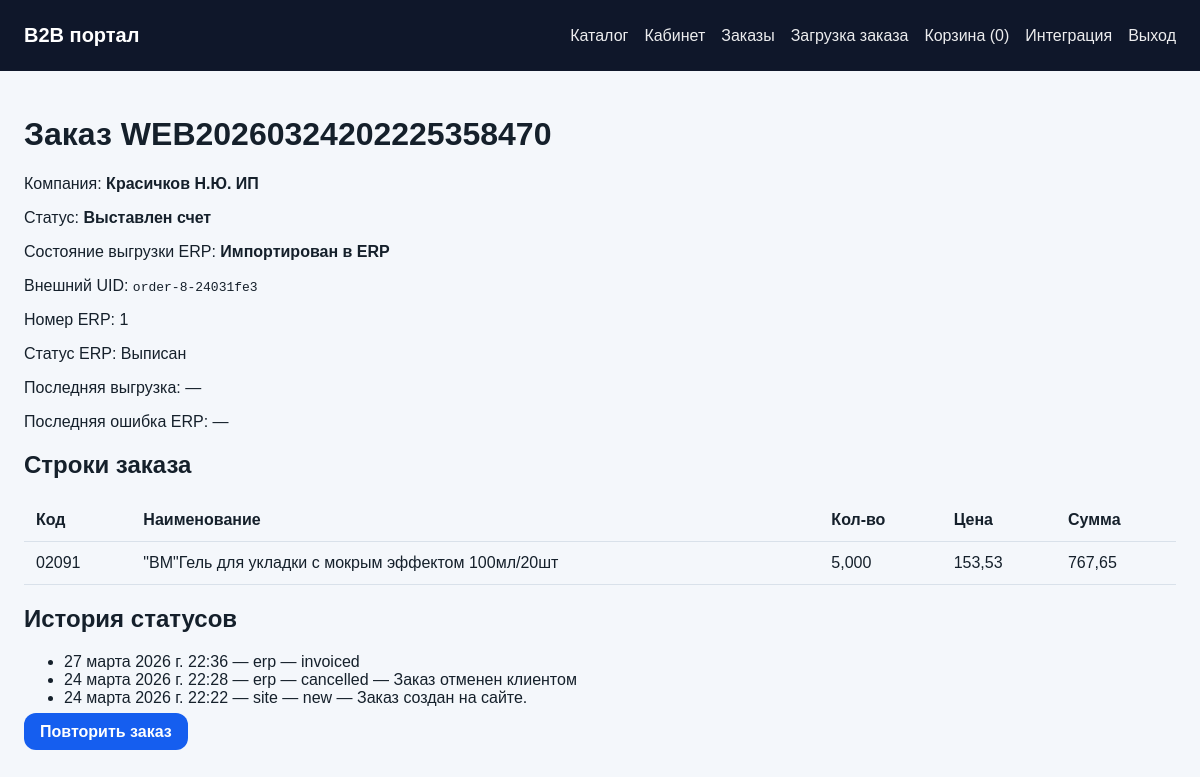
Page /orders/8/ (signed in) on the earlier database version.
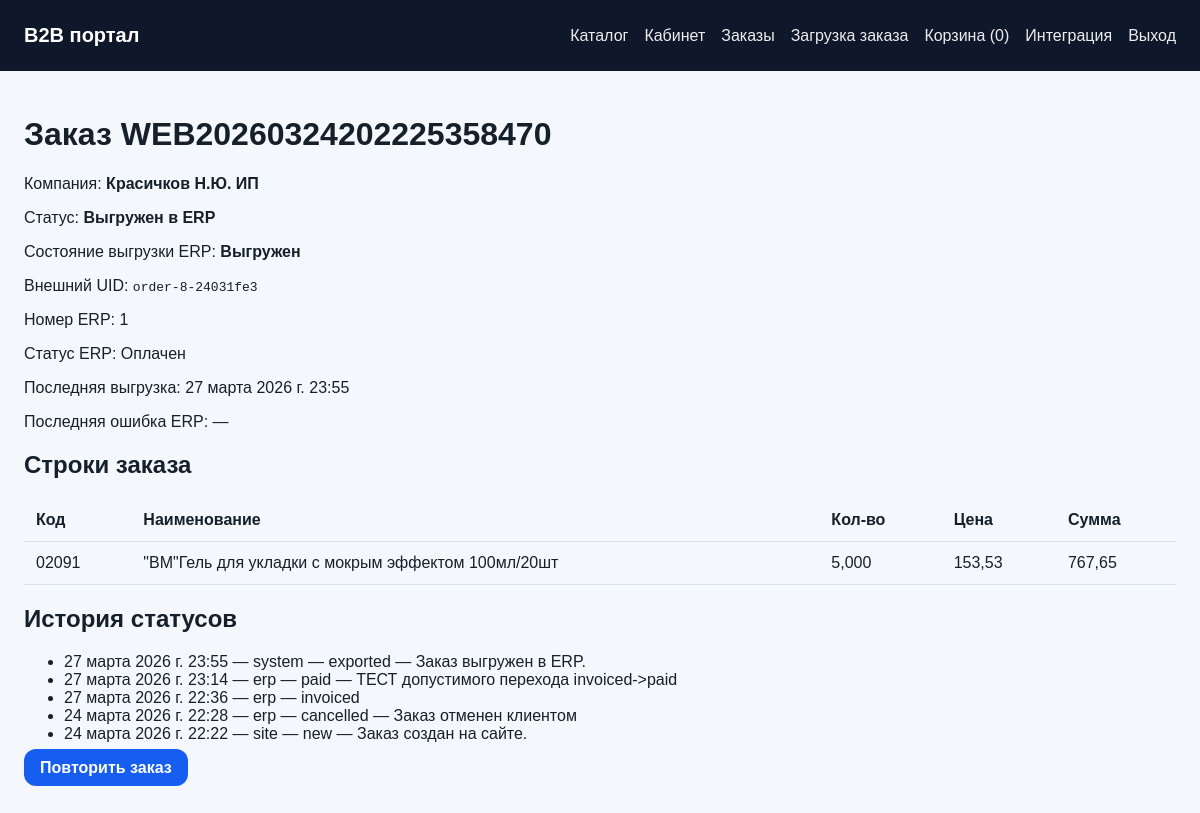
Same page on the later database version.
### apps/orders/models.py (models this page shows, shortened)
class Order(models.Model):
    STATUS_CHOICES = [
        ('draft', 'Черновик'),
        ('new', 'Новый'),
        ('processing', 'В обработке'),
        ('approved', 'Подтвержден'),
        ('exported', 'Выгружен в ERP'),
        ('invoiced', 'Выставлен счет'),
        ('paid', 'Оплачен'),
        ('overdue', 'Просрочен'),
        ('shipped', 'Отгружен'),
        ('completed', 'Завершен'),
        ('cancelled', 'Отменен'),
    ]
    ERP_EXPORT_STATES = [
        ('new', 'Новый'),
        ('validated', 'Проверен'),
        ('exported', 'Выгружен'),
        ('imported', 'Импортирован в ERP'),
        ('error', 'Ошибка'),
    ]
    company = models.ForeignKey(Company, verbose_name='Компания', on_delete=models.PROTECT, related_name='orders')
    user = models.ForeignKey(settings.AUTH_USER_MODEL, verbose_name='Пользователь', on_delete=models.PROTECT, related_name='orders')
    site_number = models.CharField('Номер на сайте', max_length=64, unique=True)
    external_uid = models.CharField('Внешний UID', max_length=128, unique=True, blank=True, db_index=True)
    external_number = models.CharField('Номер в ERP', max_length=64, blank=True)
    erp_document_number = models.CharField('Номер документа ERP', max_length=64, blank=True)
    status = models.CharField('Статус', max_length=16, choices=STATUS_CHOICES, default='new')
    erp_export_state = models.CharField('Состояние выгрузки ERP', max_length=16, choices=ERP_EXPORT_STATES, default='new', db_index=True)
    erp_status_code = models.CharField('Код статуса ERP', max_length=64, blank=True)
    erp_status_label = models.CharField('Статус ERP', max_length=255, blank=True)
    erp_updated_at = models.DateTimeField('Обновлено из ERP', blank=True, null=True)
    exported_at = models.DateTimeField('Выгружен в ERP', blank=True, null=True)
    locked_after_export = models.BooleanField('Заблокирован после выгрузки', default=False)
    imported_to_erp = models.BooleanField('Импортирован в ERP', default=False)
    currency = models.CharField('Валюта', max_length=8, default='RUB')
    subtotal = models.DecimalField('Сумма', max_digits=14, decimal_places=2, default=Decimal('0'))
    total = models.DecimalField('Итого', max_digits=14, decimal_places=2, default=Decimal('0'))
    comment = models.TextField('Комментарий', blank=True)
    customer_comment = models.TextField('Комментарий клиента', blank=True)
    manager_comment = models.TextField('Комментарий менеджера', blank=True)
    erp_sync_error = models.TextField('Ошибка ERP', blank=True)
    last_export_hash = models.CharField('Хеш последней выгрузки', max_length=64, blank=True)
    last_export_batch = models.ForeignKey(
        'integrations.ExchangeBatch', verbose_name='Последний пакет выгрузки',
        on_delete=models.SET_NULL, blank=True, null=True, related_name='orders'
    )
    erp_last_payload_ref = models.ForeignKey(
        'integrations.ExchangeArtifact', verbose_name='Последний входящий файл ERP',
        on_delete=models.SET_NULL, blank=True, null=True, related_name='orders_last_seen'
    )
    can_repeat = models.BooleanField('Можно повторить', default=True)
    created_at = models.DateTimeField('Создан', auto_now_add=True)
    updated_at = models.DateTimeField('Обновлен', auto_now=True)
    class Meta:
        verbose_name = 'Заказ'
        verbose_name_plural = 'Заказы'
        ordering = ['-created_at']

class OrderItem(models.Model):
    order = models.ForeignKey(Order, verbose_name='Заказ', on_delete=models.CASCADE, related_name='items')
    product = models.ForeignKey(Product, verbose_name='Товар', on_delete=models.PROTECT, related_name='order_items')
    product_code_snapshot = models.CharField('Код товара', max_length=128)
    product_name_snapshot = models.CharField('Название товара', max_length=500)
    qty = models.DecimalField('Количество', max_digits=14, decimal_places=3)
    price = models.DecimalField('Цена', max_digits=14, decimal_places=2)
    line_total = models.DecimalField('Сумма строки', max_digits=14, decimal_places=2)
    class Meta:
        verbose_name = 'Строка заказа'
        verbose_name_plural = 'Строки заказа'

class OrderStatusEvent(models.Model):
    SOURCE_CHOICES = [('site', 'Сайт'), ('erp', 'ERP'), ('system', 'Система')]
    order = models.ForeignKey(Order, verbose_name='Заказ', on_delete=models.CASCADE, related_name='status_events')
    previous_status = models.CharField('Предыдущий статус', max_length=32, blank=True)
    new_status = models.CharField('Новый статус', max_length=32)
    source = models.CharField('Источник', max_length=16, choices=SOURCE_CHOICES, default='system')
    comment = models.TextField('Комментарий', blank=True)
    external_number = models.CharField('Номер ERP', max_length=64, blank=True)
    raw_status_code = models.CharField('Сырой код статуса', max_length=128, blank=True)
    raw_status_label = models.CharField('Сырое название статуса', max_length=255, blank=True)
    source_file = models.CharField('Файл-источник', max_length=500, blank=True)
    payload_excerpt = models.TextField('Фрагмент исходных данных', blank=True)
    created_at = models.DateTimeField('Создано', auto_now_add=True)
    applied_at = models.DateTimeField('Применено', default=timezone.now)
    class Meta:
        verbose_name = 'История статуса заказа'
        verbose_name_plural = 'История статусов заказов'
        ordering = ['-created_at']

### apps/customers/models.py (models this page shows, shortened)
class Company(models.Model):
    name = models.CharField('Компания', max_length=255)
    external_id = models.CharField('Внешний ID', max_length=128, blank=True, unique=True, db_index=True)
    tax_id = models.CharField('ИНН/налоговый номер', max_length=32, blank=True)
    email = models.EmailField('Email', blank=True)
    phone = models.CharField('Телефон', max_length=64, blank=True)
    address = models.CharField('Адрес', max_length=500, blank=True)
    legal_address = models.CharField('Юридический адрес', max_length=500, blank=True)
    shipping_address = models.CharField('Адрес доставки', max_length=500, blank=True)
    manager_name = models.CharField('Ответственный менеджер', max_length=255, blank=True)
    manager_email = models.EmailField('Email менеджера', blank=True)
    credit_limit = models.DecimalField('Кредитный лимит', max_digits=14, decimal_places=2, default=0)
    is_active = models.BooleanField('Активна', default=True)
    price_type = models.ForeignKey(PriceType, verbose_name='Тип цены', on_delete=models.SET_NULL, blank=True, null=True)
    min_order_amount = models.DecimalField('Минимальная сумма заказа', max_digits=14, decimal_places=2, default=0)
    class Meta:
        verbose_name = 'Компания'
        verbose_name_plural = 'Компании'
        ordering = ['name']

### apps/portal/views.py (the view)
# urls.py: path('orders/<int:pk>/', views.OrderDetailView.as_view(), name='order-detail'),
class OrderDetailView(LoginRequiredMixin, DetailView):
    template_name = 'portal/order_detail.html'
    model = Order
    context_object_name = 'order'
    def get_queryset(self):
        profile = getattr(self.request.user, 'company_profile', None)
        company = profile.company if profile else None
        return Order.objects.filter(company=company).prefetch_related('items__product', 'status_events')

### apps/portal/cart.py (called while the page is built)
    def count(self):
        return len(self.data)

### apps/portal/context_processors.py (called while the page is built)
def portal_context(request):
    cart = SessionCart(request)
    profile = getattr(getattr(request, 'user', None), 'company_profile', None)
    return {
        'portal_cart_count': cart.count(),
        'portal_company': getattr(profile, 'company', None),
    }

### templates/portal/order_detail.html (shortened to what this page needs)
{% extends "base.html" %}
{% block content %}
<h1>Заказ {{ order.site_number }}</h1>
<p>Компания: <strong>{{ order.company.name }}</strong></p>
<p>Статус: <strong>{{ order.get_status_display }}</strong></p>
<p>Состояние выгрузки ERP: <strong>{{ order.get_erp_export_state_display }}</strong></p>
<p>Внешний UID: <code>{{ order.external_uid }}</code></p>
<p>Номер ERP: {{ order.external_number|default:'—' }}</p>
<p>Статус ERP: {{ order.erp_status_label|default:'—' }}</p>
<p>Последняя выгрузка: {{ order.exported_at|default:'—' }}</p>
<p>Последняя ошибка ERP: {{ order.erp_sync_error|default:'—' }}</p>
<h2>Строки заказа</h2>
<table>
    <thead><tr><th>Код</th><th>Наименование</th><th>Кол-во</th><th>Цена</th><th>Сумма</th></tr></thead>
    <tbody>
    {% for item in order.items.all %}
        <tr>
            <td>{{ item.product_code_snapshot }}</td>
            <td>{{ item.product_name_snapshot }}</td>
            <td>{{ item.qty }}</td>
            <td>{{ item.price }}</td>
            <td>{{ item.line_total }}</td>
        </tr>
    {% endfor %}
    </tbody>
</table>
<h2>История статусов</h2>
<ul>
{% for event in order.status_events.all %}
    <li>{{ event.created_at }} — {{ event.source }} — {{ event.new_status }}{% if event.comment %} — {{ event.comment }}{% endif %}</li>
{% empty %}
    <li>История статусов пуста.</li>
{% endfor %}
</ul>
{% if order.can_repeat %}
<p><a class="button" href="{% url 'portal:repeat-order' order.pk %}">Повторить заказ</a></p>
{% endif %}
{% endblock %}

Differences in the rows shown:
changed Order "WEB20260324202225358470": status "Выставлен счет" → "Выгружен в ERP"; erp_export_state "Импортирован в ERP" → "Выгружен"; erp_status_label "Выписан" → "Оплачен"; exported_at "—" → "27 марта 2026 г. 23:55"
added OrderStatusEvent: created_at "27 марта 2026 г. 23:55", source "system", new_status "exported", comment "Заказ выгружен в ERP."
added OrderStatusEvent: created_at "27 марта 2026 г. 23:14", source "erp", new_status "paid", comment "ТЕСТ допустимого перехода invoiced->paid"
